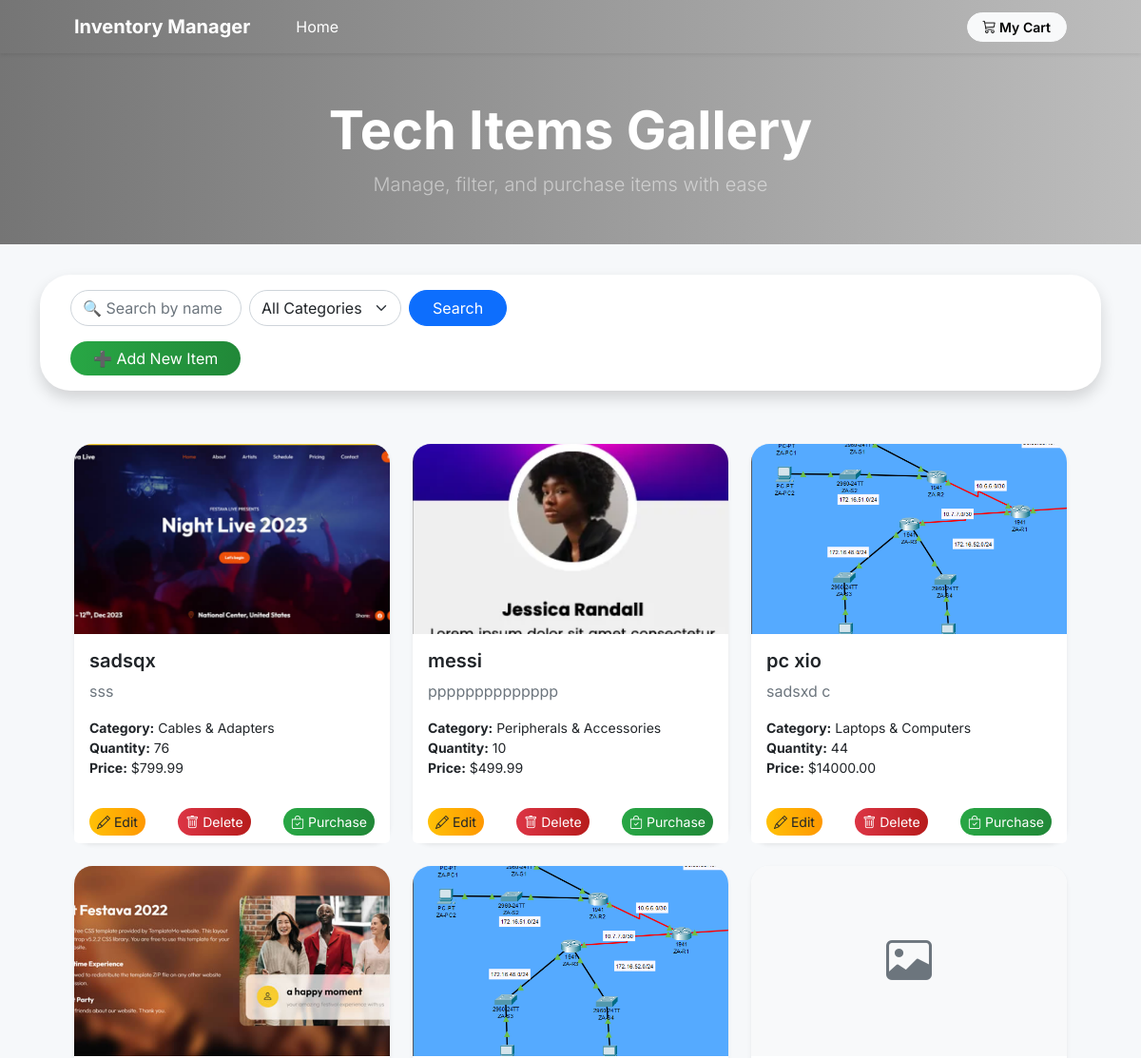
The app's page / (signed in, upper part), older data.
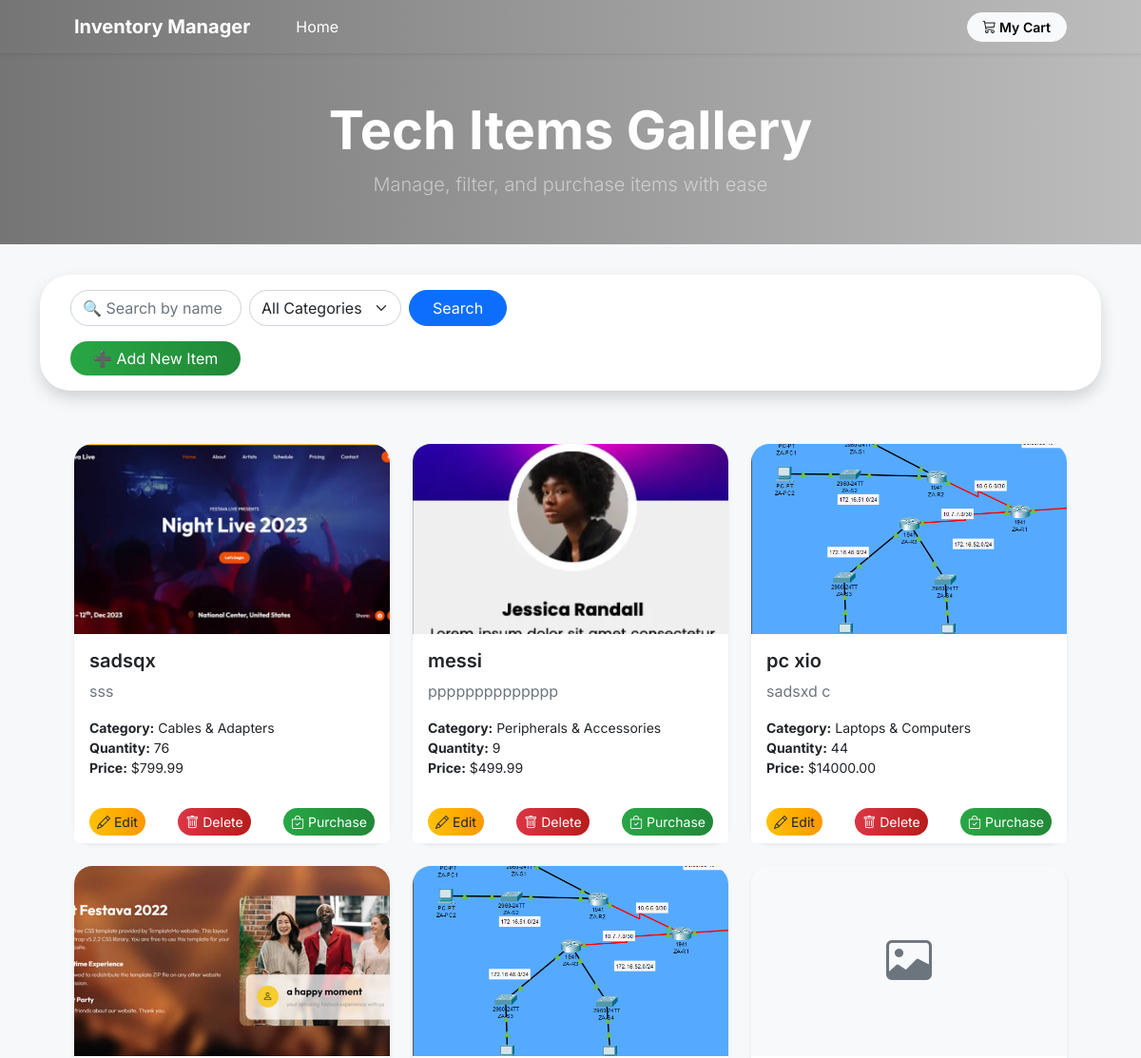
The same page, newer data.
### inventory/models.py (models this page shows, shortened)
class Item(models.Model):
    name = models.CharField(max_length=100)
    description = models.TextField(blank=True)
    quantity = models.PositiveIntegerField()
    price = models.DecimalField(max_digits=10, decimal_places=2)
    date_added = models.DateTimeField(auto_now_add=True)
    category = models.ForeignKey(Category, on_delete=models.CASCADE, null=True, blank=True)
    image = models.ImageField(upload_to='item_images/', null=True, blank=True)

class Category(models.Model):
    name = models.CharField(max_length=100, unique=True)

### inventory/views.py (the view)
# urls.py: path('', views.item_list, name='item_list'),
@login_required
def item_list(request):
    print("item_list view called")
    items = Item.objects.all()  # type: ignore[attr-defined]
    categories = Category.objects.all()  # type: ignore[attr-defined]
    category_id = request.GET.get('category')
    if category_id:
        items = items.filter(category_id=category_id)
    query = request.GET.get('q', '')
    if query:
        items = Item.objects.filter(name__icontains=query)  # type: ignore[attr-defined]
    paginator = Paginator(items, 9)  # 9 items par page (tu peux changer ce nombre)
    page_number = request.GET.get('page')
    page_obj = paginator.get_page(page_number)
    return render(request, 'inventory/item_list.html', {
        'items': page_obj,
        'categories': categories,
        'query': query,
    })

### inventory/templates/inventory/item_list.html (shortened to what this page needs)
{% load static %}
<!DOCTYPE html>
<html lang="en">
<head>
    <link href="https://cdn.jsdelivr.net/npm/bootstrap@5.3.2/dist/css/bootstrap.min.css" rel="stylesheet" />
    <link href="{% static 'css/styles.css' %}" rel="stylesheet" />
    <link rel="stylesheet" href="https://cdn.jsdelivr.net/npm/bootstrap-icons@1.11.3/font/bootstrap-icons.min.css">
</head>
<body>
    <nav class="navbar navbar-expand-lg navbar-dark gradient-header shadow-sm">
        <div class="container px-4 px-lg-5">
            <a class="navbar-brand fw-bold" href="#">Inventory Manager</a>
            <div class="collapse navbar-collapse" id="navbarSupportedContent">
                <ul class="navbar-nav me-auto mb-2 mb-lg-0 ms-lg-4">
                    <li class="nav-item"><a class="nav-link active" href="{% url 'item_list' %}">Home</a></li>
                </ul>
                <form class="d-flex" action="{% url 'cart_view' %}">
                    <button class="btn btn-light btn-sm px-3 fw-semibold" type="submit">
                        <i class="bi bi-cart3"></i> My Cart
                    </button>
                </form>
            </div>
        </div>
    </nav>
    <header class="gradient-header py-5 mb-4">
        <div class="container text-center text-white">
            <h1 class="display-4 fw-bolder mb-2">Tech Items Gallery</h1>
            <p class="lead text-white-50 mb-0">Manage, filter, and purchase items with ease</p>
        </div>
    </header>
    <section class="py-2">
        <div class="container">
            <div class="search-bar d-flex flex-wrap justify-content-between align-items-center gap-3 mb-4 shadow">
                <form method="get" class="d-flex flex-wrap gap-2 align-items-center mb-0 w-100 w-md-auto">
                    <input type="text" name="q" class="form-control rounded-pill" style="max-width:180px;" placeholder="🔍 Search by name" value="{{ query }}">
                    <select name="category" class="form-select rounded-pill" style="max-width:160px;">
                        <option value="">All Categories</option>
                    </select>
                    <button type="submit" class="btn btn-primary rounded-pill px-4">Search</button>
                </form>
                {% if perms.inventory.add_item %}
                    <a href="{% url 'item_add' %}" class="btn btn-success rounded-pill px-4">➕ Add New Item</a>
                {% endif %}
            </div>
        </div>
    </section>
    <section class="py-4">
        <div class="container px-4 px-lg-5">
            <div class="row row-cols-1 row-cols-md-2 row-cols-lg-3 g-4">
                {% for item in items %}
                    <div class="col">
                        <div class="card h-100 shadow-sm">
                            {% if item.image %}
                                <img src="{{ item.image.url }}" class="card-img-top" alt="{{ item.name }}">
                            {% else %}
                                <div class="card-img-top d-flex align-items-center justify-content-center bg-light" style="height:200px;">
                                    <i class="bi bi-image text-secondary" style="font-size:3rem;"></i>
                                </div>
                            {% endif %}
                            <div class="card-body">
                                <h5 class="card-title fw-semibold">{{ item.name }}</h5>
                                <p class="card-text text-muted">{{ item.description|truncatewords:20 }}</p>
                                <ul class="list-unstyled small mb-2">
                                    <li><strong>Category:</strong> {{ item.category.name }}</li>
                                    <li><strong>Quantity:</strong> {{ item.quantity }}</li>
                                    <li><strong>Price:</strong> ${{ item.price }}</li>
                                </ul>
                            </div>
                            <div class="card-footer bg-white border-top-0 d-flex flex-wrap gap-2 justify-content-between">
                                <a href="{% url 'item_edit' item.pk %}" class="btn btn-warning btn-sm"><i class="bi bi-pencil"></i> Edit</a>
                                <a href="{% url 'item_delete' item.pk %}" class="btn btn-danger btn-sm"><i class="bi bi-trash"></i> Delete</a>
                                <form method="post" action="{% url 'purchase_item' item.pk %}" class="d-inline">
                                    <button type="submit" class="btn btn-success btn-sm"><i class="bi bi-bag-check"></i> Purchase</button>
                                </form>
                            </div>
                        </div>
                    </div>
                {% empty %}
                    <p class="text-center">No items found.</p>
                {% endfor %}
            </div>
        </div>
    </section>
</body>
</html>

### inventory/templates/inventory/item_list.html (style rules this page uses)
body { background: #f6f8fa; font-family: 'Inter', sans-serif; }
.gradient-header { background: linear-gradient(90deg, #757575 0%, #bdbdbd 100%); }
.search-bar { background: #fff; border-radius: 2rem; box-shadow: 0 2px 12px rgba(0,0,0,0.06); padding: 1rem 2rem; }
.card { border: none; border-radius: 1.2rem; transition: transform 0.2s, box-shadow 0.2s; }
.card-img-top { border-radius: 1.2rem 1.2rem 0 0; object-fit: cover; height: 200px; }
.btn { border-radius: 2rem; }
.btn-success { background: linear-gradient(90deg, #28a745 0%, #218838 100%); border: none; }
.btn-warning { background: linear-gradient(90deg, #ffc107 0%, #ff9800 100%); border: none; color: #212529; }
.btn-danger { background: linear-gradient(90deg, #dc3545 0%, #b71c1c 100%); border: none; }

Row changes from the older to the newer data that the page shows:
changed Item "messi": quantity "10" → "9"
